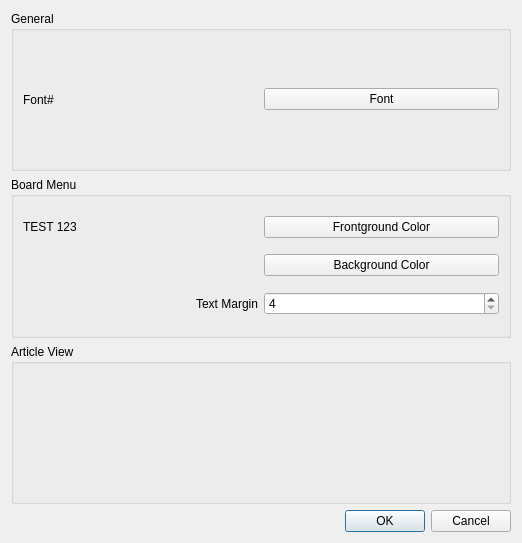
<?xml version="1.0" encoding="UTF-8"?>
<ui version="4.0">
 <class>PerefeenceDialog</class>
 <widget class="QDialog" name="PerefeenceDialog">
  <property name="geometry">
   <rect>
    <x>0</x>
    <y>0</y>
    <width>522</width>
    <height>543</height>
   </rect>
  </property>
  <property name="windowTitle">
   <string>Dialog</string>
  </property>
  <layout class="QVBoxLayout" name="verticalLayout">
   <item>
    <widget class="QGroupBox" name="groupBox_3">
     <property name="title">
      <string>General</string>
     </property>
     <layout class="QHBoxLayout" name="horizontalLayout_3">
      <item>
       <widget class="QLabel" name="label_system_font">
        <property name="text">
         <string>Font#</string>
        </property>
       </widget>
      </item>
      <item>
       <widget class="QPushButton" name="pb_general_font">
        <property name="text">
         <string>Font</string>
        </property>
       </widget>
      </item>
     </layout>
    </widget>
   </item>
   <item>
    <widget class="QGroupBox" name="groupBox">
     <property name="title">
      <string>Board Menu</string>
     </property>
     <layout class="QVBoxLayout" name="verticalLayout_2">
      <item>
       <layout class="QHBoxLayout" name="horizontalLayout_2">
        <item>
         <widget class="QLabel" name="lb_front_color">
          <property name="minimumSize">
           <size>
            <width>30</width>
            <height>0</height>
           </size>
          </property>
          <property name="text">
           <string>TEST 123</string>
          </property>
         </widget>
        </item>
        <item>
         <widget class="QPushButton" name="pb_frontcolor">
          <property name="sizePolicy">
           <sizepolicy hsizetype="Preferred" vsizetype="Fixed">
            <horstretch>0</horstretch>
            <verstretch>0</verstretch>
           </sizepolicy>
          </property>
          <property name="text">
           <string>Frontground Color</string>
          </property>
         </widget>
        </item>
       </layout>
      </item>
      <item>
       <layout class="QHBoxLayout" name="horizontalLayout_4">
        <item>
         <widget class="QLabel" name="lb_back_color">
          <property name="sizePolicy">
           <sizepolicy hsizetype="Minimum" vsizetype="Preferred">
            <horstretch>0</horstretch>
            <verstretch>0</verstretch>
           </sizepolicy>
          </property>
          <property name="minimumSize">
           <size>
            <width>30</width>
            <height>0</height>
           </size>
          </property>
          <property name="text">
           <string/>
          </property>
         </widget>
        </item>
        <item>
         <widget class="QPushButton" name="pb_backcolor">
          <property name="text">
           <string>Background Color</string>
          </property>
         </widget>
        </item>
       </layout>
      </item>
      <item>
       <layout class="QHBoxLayout" name="horizontalLayout">
        <item>
         <widget class="QLabel" name="label">
          <property name="text">
           <string>Text Margin</string>
          </property>
          <property name="alignment">
           <set>Qt::AlignRight|Qt::AlignTrailing|Qt::AlignVCenter</set>
          </property>
         </widget>
        </item>
        <item>
         <widget class="QSpinBox" name="sb_text_margin">
          <property name="minimum">
           <number>4</number>
          </property>
          <property name="maximum">
           <number>30</number>
          </property>
         </widget>
        </item>
       </layout>
      </item>
     </layout>
    </widget>
   </item>
   <item>
    <widget class="QGroupBox" name="groupBox_2">
     <property name="title">
      <string>Article View</string>
     </property>
    </widget>
   </item>
   <item>
    <widget class="QDialogButtonBox" name="buttonBox">
     <property name="orientation">
      <enum>Qt::Horizontal</enum>
     </property>
     <property name="standardButtons">
      <set>QDialogButtonBox::Cancel|QDialogButtonBox::Ok</set>
     </property>
    </widget>
   </item>
  </layout>
 </widget>
 <resources/>
 <connections>
  <connection>
   <sender>buttonBox</sender>
   <signal>accepted()</signal>
   <receiver>PerefeenceDialog</receiver>
   <slot>accept()</slot>
   <hints>
    <hint type="sourcelabel">
     <x>248</x>
     <y>254</y>
    </hint>
    <hint type="destinationlabel">
     <x>157</x>
     <y>274</y>
    </hint>
   </hints>
  </connection>
  <connection>
   <sender>buttonBox</sender>
   <signal>rejected()</signal>
   <receiver>PerefeenceDialog</receiver>
   <slot>reject()</slot>
   <hints>
    <hint type="sourcelabel">
     <x>316</x>
     <y>260</y>
    </hint>
    <hint type="destinationlabel">
     <x>286</x>
     <y>274</y>
    </hint>
   </hints>
  </connection>
 </connections>
</ui>
